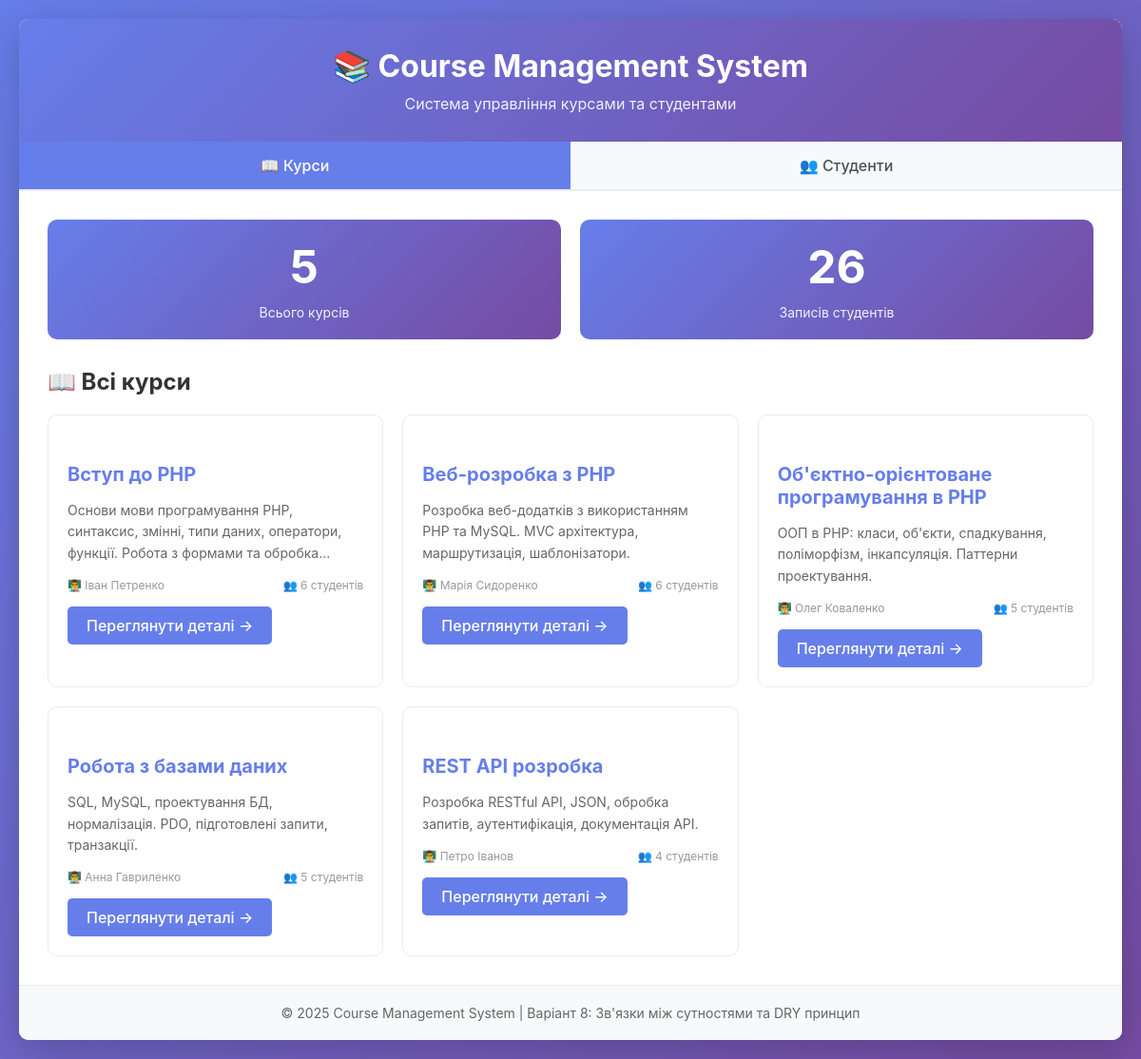
Before: / with the older database file.
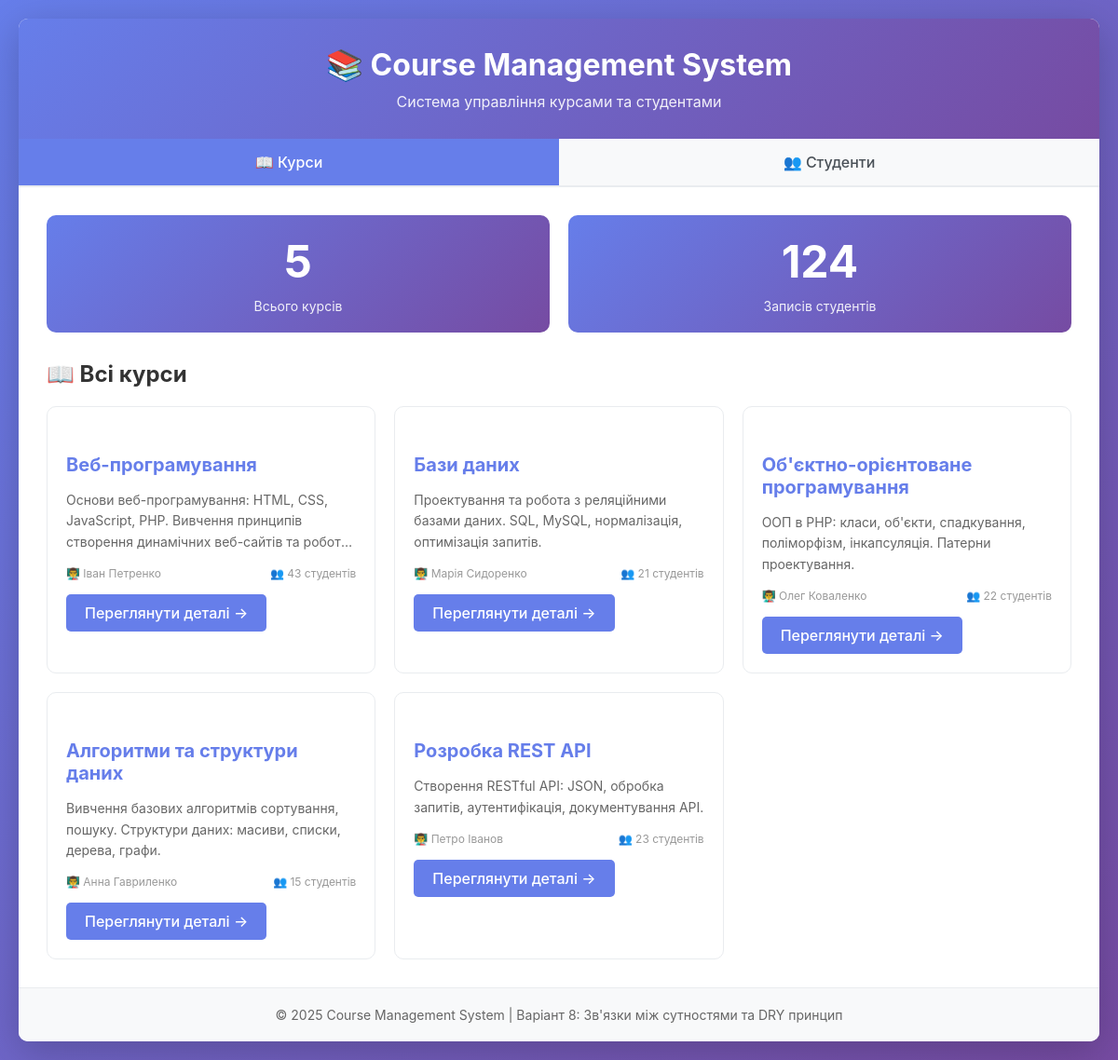
After: the same page with the newer database file.
### tables this page shows
CREATE TABLE courses (
    id INT AUTO_INCREMENT PRIMARY KEY,
    name VARCHAR(255) NOT NULL,
    description TEXT,
    instructor VARCHAR(255) NOT NULL,
    created_at TIMESTAMP DEFAULT CURRENT_TIMESTAMP,
    updated_at TIMESTAMP DEFAULT CURRENT_TIMESTAMP ON UPDATE CURRENT_TIMESTAMP
);

### src/Database.php (called while the page is built, shortened)
<?php
class Database {
    private static $instance = null;
    private $connection;
    private function __construct() {
        try {
            $dsn = 'mysql:host=' . DB_HOST . ';dbname=' . DB_NAME . ';charset=utf8mb4';
            $this->connection = new PDO(
                $dsn,
                DB_USER,
                DB_PASS,
                [
                    PDO::ATTR_ERRMODE => PDO::ERRMODE_EXCEPTION,
                    PDO::ATTR_DEFAULT_FETCH_MODE => PDO::FETCH_ASSOC,
                ]
            );
        } catch (PDOException $e) {
            die('Помилка підключення до БД: ' . $e->getMessage());
        }
    }
    public static function getInstance() {
        if (self::$instance === null) {
            self::$instance = new self();
        }
        return self::$instance;
    }
    public function execute($sql, $params = []) {
        $stmt = $this->connection->prepare($sql);
        $stmt->execute($params);
        return $stmt;
    }
    public function fetchOne($sql, $params = []) {
        $stmt = $this->execute($sql, $params);
        return $stmt->fetch();
    }
    public function fetchAll($sql, $params = []) {
        $stmt = $this->execute($sql, $params);
        return $stmt->fetchAll();
    }
}

### src/Model.php (called while the page is built, shortened)
<?php
abstract class Model {
    protected static $table;
    protected $attributes = [];
    public function __construct($attributes = []) {
        $this->attributes = $attributes;
    }
    public function __get($name) {
        return $this->attributes[$name] ?? null;
    }
    public static function all() {
        $db = Database::getInstance();
        $records = $db->fetchAll('SELECT * FROM ' . static::$table);
        $instances = [];
        foreach ($records as $record) {
            $instances[] = new static($record);
        }
        return $instances;
    }
}

### src/Course.php (called while the page is built, shortened)
<?php
class Course extends Model {
    public function getStudentCount() {
        $db = Database::getInstance();
        $sql = '
            SELECT COUNT(*) as count FROM enrollments
            WHERE course_id = ?
        ';
        $result = $db->fetchOne($sql, [$this->attributes['id']]);
        return $result['count'] ?? 0;
    }
}

### views/courses_index.php (the view, shortened to what this page needs)
<!DOCTYPE html>
<html lang="uk">
<head>
    <link rel="stylesheet" href="views/style.css">
</head>
<body>
    <div class="container">
        <header>
            <h1>📚 Course Management System</h1>
            <p>Система управління курсами та студентами</p>
        </header>
        <nav>
            <a href="index.php?action=courses" class="<?php echo $currentAction === 'courses' ? 'active' : ''; ?>">
                📖 Курси
            </a>
            <a href="index.php?action=students" class="<?php echo $currentAction === 'students' ? 'active' : ''; ?>">
                👥 Студенти
            </a>
        </nav>
        <main>
            <div class="stats">
                <div class="stat-box">
                    <div class="number"><?php echo count($courses); ?></div>
                    <div class="label">Всього курсів</div>
                </div>
                <div class="stat-box">
                    <div class="number">
                        <?php
                        $totalEnrollments = 0;
                        foreach ($courses as $course) {
                            $totalEnrollments += $course->getStudentCount();
                        }
                        echo $totalEnrollments;
                        ?>
                    </div>
                    <div class="label">Записів студентів</div>
                </div>
            </div>
            <h2>📖 Всі курси</h2>
            <?php if (empty($courses)): ?>
                <div class="empty-state">
                    <p>Немає жодного курсу в системі</p>
                    <p style="font-size: 12px; color: #999;">Спочатку додайте курси до бази даних</p>
                </div>
            <?php else: ?>
                <div class="grid">
                    <?php foreach ($courses as $course): ?>
                        <div class="card">
                            <h3><?php echo htmlspecialchars($course->name); ?></h3>
                            <p class="description"><?php echo htmlspecialchars($course->description); ?></p>
                            <div class="meta">
                                <span>👨‍🏫 <?php echo htmlspecialchars($course->instructor); ?></span>
                                <span>👥 <?php echo $course->getStudentCount(); ?> студентів</span>
                            </div>
                            <a href="index.php?action=course&id=<?php echo $course->id; ?>" class="btn">
                                Переглянути деталі →
                            </a>
                        </div>
                    <?php endforeach; ?>
                </div>
            <?php endif; ?>
        </main>
        <footer>
            <p>© 2025 Course Management System | Варіант 8: Зв'язки між сутностями та DRY принцип</p>
        </footer>
    </div>
</body>
</html>

### index.php (shortened to what this page needs)
<?php
require_once __DIR__ . '/src/Database.php';
require_once __DIR__ . '/src/Model.php';
require_once __DIR__ . '/src/Course.php';
$action = $_GET['action'] ?? 'courses';
switch ($action) {
    case 'courses':
        $courses = Course::all();
        $currentAction = 'courses';
        include __DIR__ . '/views/courses_index.php';
        break;
}

### views/style.css (style rules this page uses)
* { margin: 0; padding: 0; box-sizing: border-box; }
body { font-family: -apple-system, BlinkMacSystemFont, 'Segoe UI', Roboto, Oxygen, Ubuntu, Cantarell, sans-serif; background: linear-gradient(135deg, #667eea 0%, #764ba2 100%); min-height: 100vh; padding: 20px; }
.container { max-width: 1200px; margin: 0 auto; background: white; border-radius: 10px; box-shadow: 0 10px 40px rgba(0,0,0,0.2); overflow: hidden; }
header { background: linear-gradient(135deg, #667eea 0%, #764ba2 100%); color: white; padding: 30px; text-align: center; }
header h1 { font-size: 32px; margin-bottom: 10px; }
header p { font-size: 16px; opacity: 0.9; }
nav { display: flex; background: #f8f9fa; border-bottom: 2px solid #e9ecef; }
nav a { flex: 1; padding: 15px 20px; text-align: center; text-decoration: none; color: #495057; font-weight: 500; transition: all 0.3s; }
nav a.active { background: #667eea; color: white; }
main { padding: 30px; min-height: 400px; }
.stats { display: grid; grid-template-columns: repeat(auto-fit, minmax(200px, 1fr)); gap: 20px; margin-bottom: 30px; }
.stat-box { background: linear-gradient(135deg, #667eea 0%, #764ba2 100%); color: white; padding: 20px; border-radius: 10px; text-align: center; }
.stat-box .number { font-size: 48px; font-weight: bold; margin-bottom: 10px; }
.stat-box .label { font-size: 14px; opacity: 0.9; }
.grid { display: grid; grid-template-columns: repeat(auto-fill, minmax(300px, 1fr)); gap: 20px; margin-top: 20px; }
.card { background: white; border: 1px solid #e9ecef; border-radius: 10px; padding: 20px; transition: all 0.3s; }
.card h3 { color: #667eea; margin-bottom: 15px; font-size: 20px; }
.card .description { color: #666; font-size: 14px; line-height: 1.6; margin-bottom: 15px; display: -webkit-box; -webkit-line-clamp: 3; -webkit-box-orient: vertical; overflow: hidden; }
.card .meta { display: flex; justify-content: space-between; font-size: 12px; color: #999; margin-bottom: 15px; }
.btn { display: inline-block; padding: 10px 20px; background: #667eea; color: white; text-decoration: none; border-radius: 5px; font-weight: 500; transition: all 0.3s; text-align: center; }
footer { background: #f8f9fa; padding: 20px; text-align: center; color: #666; font-size: 14px; border-top: 1px solid #e9ecef; }
h2 { color: #333; margin-bottom: 20px; font-size: 24px; }
h3 { color: #333; margin: 30px 0 15px 0; font-size: 20px; }

Changed rows visible on the page:
changed courses "Іван Петренко": name "Вступ до PHP" → "Веб-програмування"; description "Основи мови програмування PHP, синтаксис, змінні, типи даних, оператори, функції. Робота з формами та…" → "Основи веб-програмування: HTML, CSS, JavaScript, PHP. Вивчення принципів створення динамічних веб-сайтів та…"; StudentCount "6" → "43"
changed courses "Марія Сидоренко": name "Веб-розробка з PHP" → "Бази даних"; description "Розробка веб-додатків з використанням PHP та MySQL. MVC архітектура, маршрутизація, шаблонізатори." → "Проектування та робота з реляційними базами даних. SQL, MySQL, нормалізація, оптимізація запитів."; StudentCount "6" → "21"
changed courses "Олег Коваленко": name "Об'єктно-орієнтоване програмування в PHP" → "Об'єктно-орієнтоване програмування"; description "ООП в PHP: класи, об'єкти, спадкування, поліморфізм, інкапсуляція. Паттерни проектування." → "ООП в PHP: класи, об'єкти, спадкування, поліморфізм, інкапсуляція. Патерни проектування."; StudentCount "5" → "22"
changed courses "Анна Гавриленко": name "Робота з базами даних" → "Алгоритми та структури даних"; description "SQL, MySQL, проектування БД, нормалізація. PDO, підготовлені запити, транзакції." → "Вивчення базових алгоритмів сортування, пошуку. Структури даних: масиви, списки, дерева, графи."; StudentCount "5" → "15"
changed courses "Петро Іванов": name "REST API розробка" → "Розробка REST API"; description "Розробка RESTful API, JSON, обробка запитів, аутентифікація, документація API." → "Створення RESTful API: JSON, обробка запитів, аутентифікація, документування API."; StudentCount "4" → "23"
Other visible differences:
$totalEnrollments: "26" → "124"
